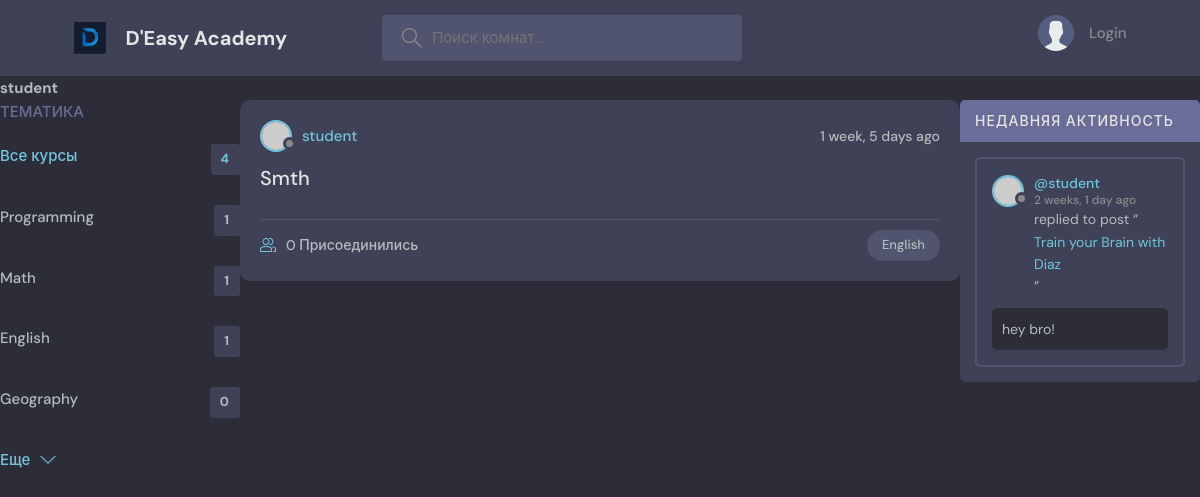
The app's page /profile/2/ with its own data.
### base/models.py (models this page shows, shortened)
class Topic(models.Model):
    name = models.CharField(max_length=300)

class Room(models.Model):
    host = models.ForeignKey(User, on_delete=models.SET_NULL, null=True)
    topic = models.ForeignKey(Topic, on_delete=models.SET_NULL, null=True)
    name = models.CharField(max_length=255)
    description = models.TextField(null = True, blank=True)
    participants = models.ManyToManyField(User, related_name='participants', blank=True)
    updated = models.DateTimeField(auto_now=True)
    created = models.DateTimeField(auto_now_add=True)
    class Meta:
        ordering = ['-updated', '-created']
    def __str__(self):
        return self.name

class Message(models.Model):
    user = models.ForeignKey(User, on_delete=models.CASCADE)
    room = models.ForeignKey(Room, on_delete=models.CASCADE)
    body = models.TextField()
    updated = models.DateTimeField(auto_now=True)
    created = models.DateTimeField(auto_now_add=True)
    class Meta:
        ordering = ['-updated', '-created']

### base/views.py (the view)
# urls.py: path('profile/<str:pk>/', views.userProfile, name="user-profile"),
def userProfile(request, pk):
    user = User.objects.get(id=pk)
    rooms = user.room_set.all()
    room_messages = user.message_set.all()
    topics = Topic.objects.all()
    context = {'user': user, 'rooms': rooms, 'room_messages': room_messages, 'topics': topics }
    return render(request, 'base/profile.html', context)

### base/templates/base/profile.html (shortened to what this page needs)
{% extends 'main.html' %}
{% block content %}
<h1>{{user.username}}</h1>
<div class="profile-container">
    <div>
        {% include 'base/topics_component.html' %}
    </div>
    <div>
        {% include 'base/feed_component.html' %}
    </div>
    <div>
        {% include 'base/activity_component.html' %}
    </div>
</div>
{% endblock content %}

### base/templates/base/topics_component.html
<div class="topics">
          <div class="topics__header">
            <h2>Тематика</h2>
          </div>
          <ul class="topics__list">
            <li>
              <a href="{% url 'home' %}" class="active">Все курсы <span>{{topics.count}}</span></a>
            </li>
                          {% for topic in topics %}
            <li>
              <a href="{% url 'home' %}?q={{topic.name}}">{{ topic.name }}<span>{{topic.room_set.all.count}}</span></a>
            </li>
            {% endfor %}
          </ul>
          <a class="btn btn--link" href="topics.html">
            Еще
            <svg version="1.1" xmlns="http://www.w3.org/2000/svg" width="32" height="32" viewBox="0 0 32 32">
              <title>chevron-down</title>
              <path d="M16 21l-13-13h-3l16 16 16-16h-3l-13 13z"></path>
            </svg>
          </a>
        </div>

### base/templates/base/feed_component.html (shortened to what this page needs)
{% for room in rooms %}
<div class="roomListRoom">
            <div class="roomListRoom__header">
              <a href="{% url 'user-profile' room.host.id %}" class="roomListRoom__author">
                <div class="avatar avatar--small">
                  <img src="https://randomuser.me/api/portraits/women/11.jpg" />
                </div>
                <span>{{room.host.username}}</span>
              </a>
              <div class="roomListRoom__actions">
                <span>{{room.created|timesince}} ago</span>
              </div>
            </div>
            <div class="roomListRoom__content">
              <a href="{% url 'room' room.id %}">{{ room.name }}</a>
            </div>
            <div class="roomListRoom__meta">
              <a href="{% url 'room' room.id %}" class="roomListRoom__joined">
                  {{room.participants.all.count}} Присоединились
              </a>
              <p class="roomListRoom__topic">{{room.topic.name}}</p>
            </div>
          </div>
{% endfor %}

### base/templates/base/activity_component.html (shortened to what this page needs)
                   <div class="activities">
          <div class="activities__header">
            <h2>Недавняя активность</h2>
          </div>
                       {% for message in room_messages %}
          <div class="activities__box">
            <div class="activities__boxHeader roomListRoom__header">
              <a href="{% url 'user-profile' message.user.id%}" class="roomListRoom__author">
                <div class="avatar avatar--small">
                  <img src="https://randomuser.me/api/portraits/women/11.jpg" />
                </div>
                <p>
                  @{{message.user}}
                  <span>{{message.created|timesince}} ago</span>
                </p>
              </a>
            </div>
            <div class="activities__boxContent">
              <p>replied to post “<a href="{% url 'room' message.room.id %}">{{message.room}}</a>”</p>
              <div class="activities__boxRoomContent">
                {{ message.body }}
              </div>
            </div>
          </div>
                       {% endfor %}
        </div>

### static/styles/style.css (style rules this page uses)
:root { --color-main: #71c6dd; --color-main-light: #e1f6fb; --color-dark: #3f4156; --color-dark-medium: #51546e; --color-dark-light: #696d97; --color-light: #e5e5e5; --color-gray: #8b8b8b; --color-light-gray: #b2bdbd; --color-bg: #2d2d39; --color-success: #5dd693; --color-error: #fc4b0b; }
* { font-family: "DM Sans", -apple-system, BlinkMacSystemFont, "Segoe UI", Roboto, Oxygen, Ubuntu, Cantarell, "Open Sans", "Helvetica Neue", sans-serif; margin: 0; padding: 0; box-sizing: border-box; text-rendering: optimizeLegibility; font-size: inherit; }
html { font-size: 56.25%; }
@media only screen and (min-width: 1200px) { html { font-size: 62.5%; } }
body { line-height: 1.6; font-weight: 400; font-size: 1.5rem; color: var(--color-light-gray); background-color: var(--color-bg); min-height: 100vh; }
img { width: 100%; }
a { display: inline-block; color: var(--color-main); text-decoration: none; }
.btn { background-color: transparent; border: none; display: inline-flex; align-items: center; gap: 1rem; cursor: pointer; transition: all ease-in-out 0.3s; padding: 1rem 2rem; border-radius: 5px; box-shadow: 1px 1px 3px 1px rgba(0, 0, 0, 0.15); font-weight: 500; }
.btn--link { border-radius: 0; padding: 0; color: var(--color-main); box-shadow: none; }
.btn > svg { fill: currentColor; width: 1.6rem; height: 1.6rem; }
.avatar { position: relative; display: inline-block; border-radius: 50%; border: 2px solid var(--color-main); }
.avatar img { display: block; border-radius: 50%; object-fit: cover; object-position: center; }
.avatar::after { content: ""; display: block; position: absolute; background-color: var(--color-gray); z-index: 111; border-radius: 50%; border: 0.3rem solid var(--color-dark); }
.avatar.avatar--small img { width: 2.8rem; height: 2.8rem; }
.avatar.avatar--small:after { width: 0.7rem; height: 0.7rem; bottom: 0px; right: -6px; }
.topics__header { margin-bottom: 2rem; }
.topics__header h2 { text-transform: uppercase; font-weight: 500; color: var(--color-dark-light); }
.topics__list { list-style: none; }
.topics__list li a { display: flex; justify-content: space-between; margin-bottom: 3rem; font-weight: 500; color: var(--color-light-gray); transition: all 0.3s ease-in-out; }
.topics__list li a.active, .topics__list li a:hover { color: var(--color-main); }
.topics__list li a span { padding: 0.5rem 1rem; background-color: var(--color-dark); border-radius: 3px; font-size: 1.3rem; font-weight: 700; letter-spacing: 1px; }
.roomListRoom { margin-bottom: 2.4rem; background-color: var(--color-dark); border-radius: 1rem; padding: 2rem; }
.roomListRoom__header { display: flex; justify-content: space-between; align-items: center; }
.roomListRoom__author { font-weight: 500; display: flex; align-items: center; gap: 1rem; }
.roomListRoom__actions { display: flex; align-items: flex-start; gap: 1rem; position: relative; }
.roomListRoom__actions span { font-size: 1.4rem; font-weight: 500; }
.roomListRoom__content { margin: 1rem 0; }
.roomListRoom__content a { font-size: 2rem; font-weight: 500; margin-bottom: 1.5rem; color: var(--color-light); transition: all 0.3s ease-in-out; }
.roomListRoom__meta { border-top: 1px solid var(--color-dark-medium); padding-top: 1rem; display: flex; align-items: center; justify-content: space-between; }
.roomListRoom__joined { color: var(--color-light-gray); display: flex; align-items: center; gap: 1rem; font-size: 1.4rem; font-weight: 500; }
.roomListRoom__joined svg { fill: var(--color-main); width: 1.6rem; height: 1.6rem; }
.roomListRoom__topic { padding: 5px 1.5rem; background-color: var(--color-dark-medium); border-radius: 5rem; font-weight: 500; font-size: 1.3rem; }
.activities { background: var(--color-dark); border-radius: 5px; overflow: hidden; }
.activities__header h2 { background-color: var(--color-dark-light); text-transform: uppercase; font-weight: 500; padding: 1rem 1.5rem; color: var(--color-light); letter-spacing: 1px; font-size: 1.4rem; }
.activities__box { margin: 1.5rem; padding: 1.5rem; border: 2px solid var(--color-dark-medium); border-radius: 5px; }
.activities__boxHeader p { font-size: 1.4rem; line-height: 1.3; }
.activities__boxHeader p span { color: var(--color-gray); font-size: 1.2rem; display: block; }
.activities__boxContent { margin-left: 4.2rem; }
.activities__boxContent { font-size: 1.4rem; }
.activities__boxRoomContent { background: var(--color-bg); padding: 1rem; border-radius: 5px; margin-top: 1rem; margin-left: -4.2rem; }

### records on screen
Topic: name "Programming", room_set.all.count "1"
Topic: name "Math", room_set.all.count "1"
Topic: name "English", room_set.all.count "1"
Topic: name "Geography", room_set.all.count "0"
Room: host.username "student", created "1 week, 5 days", name "Smth", participants.all.count "0", topic.name "English"
Message: user "student", created "2 weeks, 1 day", room "Train your Brain with Diaz", body "hey bro!"

### other values on screen
{{ user.username }} "student"
{{ topics.count }} "4"
